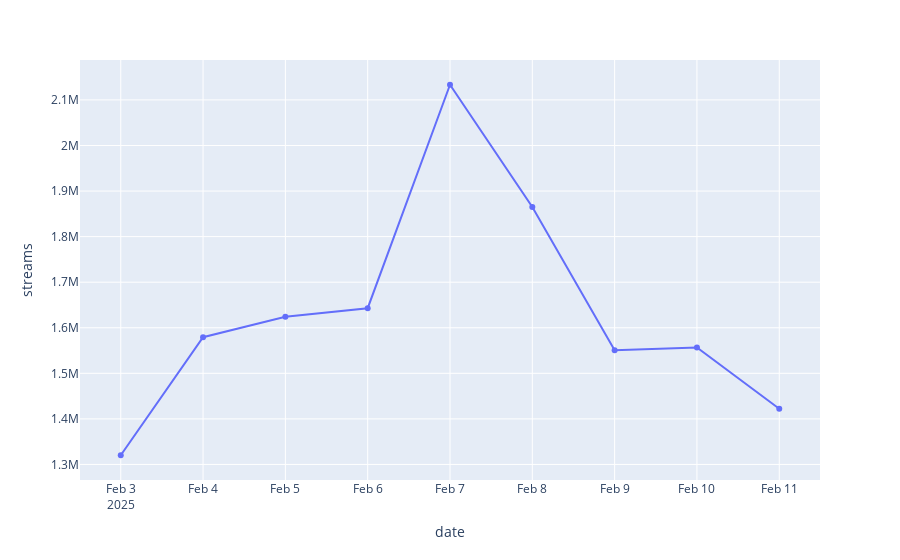

The code cell stored with this chart in its notebook:
### Code cell
song_streams("Abracadabra")

### Figure 1 — Plotly figure (JSON) as saved in the notebook; plotly's stock layout.template omitted (floating-point values rounded to 4 significant figures)
{"data": [{"customdata": [["Abracadabra"], ["Abracadabra"], ["Abracadabra"], ["Abracadabra"], ["Abracadabra"], ["Abracadabra"], ["Abracadabra"], ["Abracadabra"], ["Abracadabra"]], "hovertemplate": "date=%{x}<br>streams=%{y}<br>name=%{customdata[0]}<extra></extra>", "legendgroup": "", "line": {"color": "#636efa", "dash": "solid"}, "marker": {"symbol": "circle"}, "mode": "lines+markers", "name": "", "orientation": "v", "showlegend": false, "type": "scatter", "x": ["2025-02-03T00:00:00.000000000", "2025-02-04T00:00:00.000000000", "2025-02-05T00:00:00.000000000", "2025-02-06T00:00:00.000000000", "2025-02-07T00:00:00.000000000", "2025-02-08T00:00:00.000000000", "2025-02-09T00:00:00.000000000", "2025-02-10T00:00:00.000000000", "2025-02-11T00:00:00.000000000"], "xaxis": "x", "y": [1320192, 1579230, 1624068, 1642925, 2133314, 1864925, 1550485, 1556646, 1422370], "yaxis": "y"}], "layout": {"legend": {"tracegroupgap": 0}, "margin": {"t": 60}, "xaxis": {"anchor": "y", "domain": [0, 1], "title": {"text": "date"}}, "yaxis": {"anchor": "x", "domain": [0, 1], "title": {"text": "streams"}}}}
